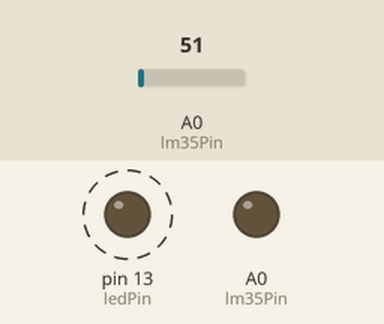
This sketch was run on a simulated Arduino Uno, built with avr-gcc and run on an emulated ATmega328P. Parts: output pins drawn as LEDs (lit = HIGH). Dashed ring = blinking. The inputs (shaded band) are chosen by the test bench; at power-on: A0 (lm35Pin) = 51.

Above: at 0.12 s.
Timing chart, 0 to 3.0 s (numbered marks = the images above):
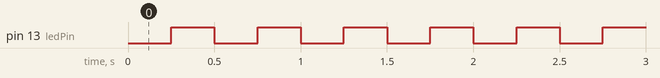

The sketch:

InternshipAssignmentgreen.ino
```cpp
#include <elapsedMillis.h> //library provides a class with the same name that keeps track of the time that passed since it was created or set to a certain value
const int lm35Pin=A0; //LM35 temperature sensor connected to A0
const int ledPin = 13; //LED connected to digital pin 13
elapsedMillis elapsedTime; //creating instance of elapsedMillis
int interval = 250; //Initial interval of LED blinking

void setup(){
  pinMode(ledPin,OUTPUT);
  pinMode(lm35Pin,OUTPUT);
  Serial.begin(9600);
}

 void loop(){
  int temperature = readTemperature();
  if(temperature<30){
    interval = 250; //LED blinks every 250 ms
  }else if(temperature>=30){
    interval = 500; //LED blinks every 500 ms
  }
  //check if it's time to change LED state
  if(elapsedTime >= interval){
    toggleLED();
    elapsedTime = 0; //Reset the timer
  }
 }

 int readTemperature(){
  //Read LM35 temperature sensor value and convert it to Celsius
  int sensorValue = analogRead(lm35Pin);
  float voltage = ((5/1023)*sensorValue)*1000; //sensor output in milli volts
  float temperatureC = voltage/10; //temperature in Celcius
  return temperatureC;
 }

void toggleLED(){
  int currentState =digitalRead(ledPin);
  digitalWrite(ledPin,!currentState);
}
```

Measured:
- by itself, pin 13 (ledPin): alternates HIGH for 0.25 s and LOW for 0.25 s
